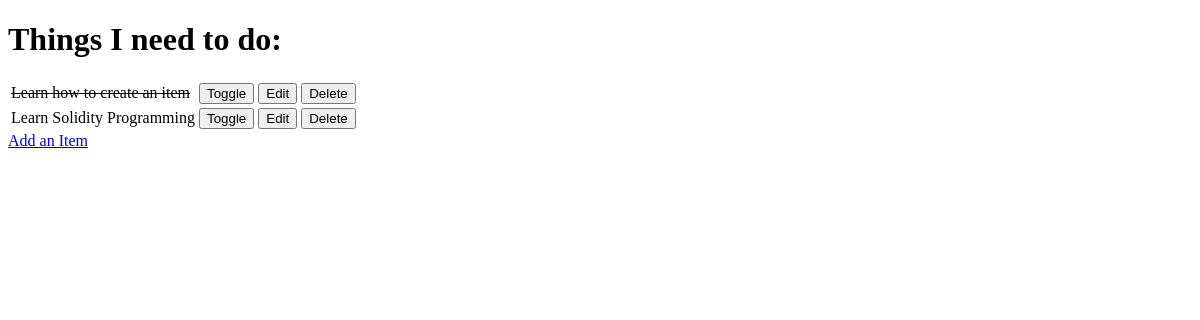
The app's page /, older data.
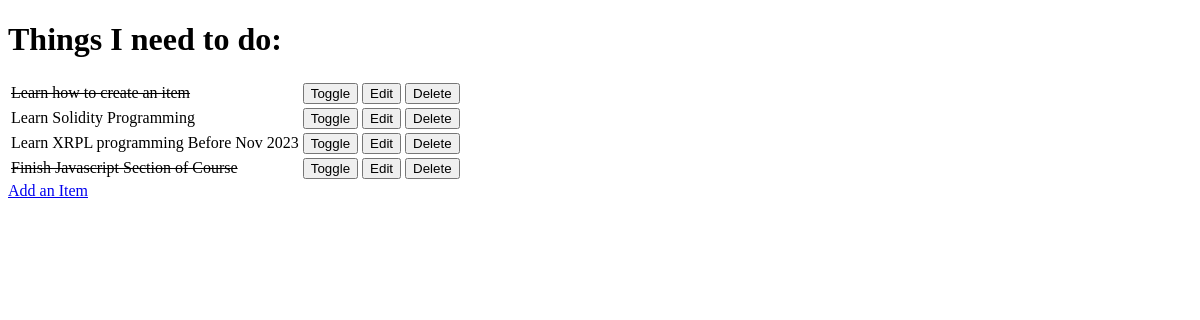
The same page, newer data.
### todo/models.py (models this page shows, shortened)
class Item(models.Model):
    name = models.CharField(max_length=50, null=False, blank=False)
    done = models.BooleanField(null=False, blank=False, default=False)

### todo/views.py (the view)
# urls.py: path('', views.get_todo_list, name='get_todo_list'),
def get_todo_list(request):
    items = Item.objects.all()
    context = {
        'items': items
    }
    return render(request, "todo/todo_list.html", context)

### todo/templates/todo/todo_list.html (shortened to what this page needs)
<!DOCTYPE html>
<html lang="en">
<head>
</head>
<body>
    <h1>Things I need to do:</h1>
    <table>
    {% for item in items %}
        <tr>
            {% if item.done %}
                <td><s>{{ item.name }}</s></td>
            {% else %}
                <td>{{ item.name }}</td>
            {% endif %}
            <td>
               <a href="/toggle/{{ item.id }}">
                <button>Toggle</button>
               </a>
            </td>
            <td>
                <a href="/edit/{{ item.id }}">
                 <button>Edit</button>
                </a>
             </td>
             <td>
                <a href="/delete/{{ item.id }}">
                 <button>Delete</button>
                </a>
             </td>
        </tr>
    {% empty %}
    <tr><td>You have nothing to do.</td></tr>
    {% endfor %}
    </table>
    <a href="/add">Add an Item</a>
</body>
</html>

Row changes from the older to the newer data that the page shows:
added Item: name "Learn XRPL programming Before Nov 2023"
added Item: name "Finish Javascript Section of Course"
